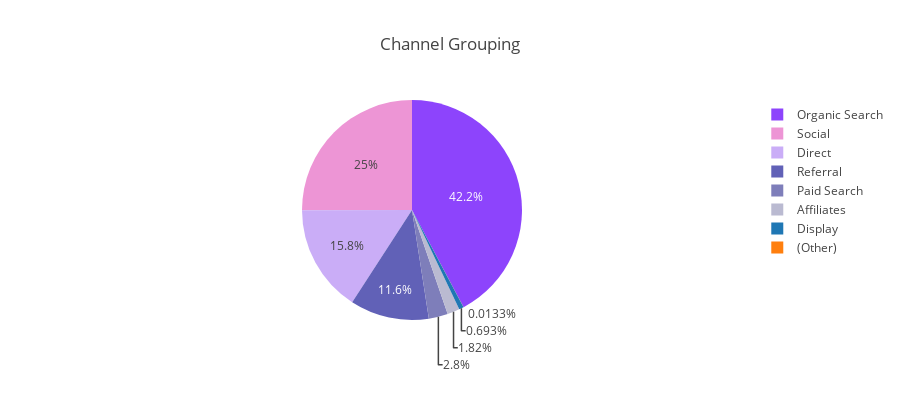

The notebook cell this image was saved under:
### Code cell
tmp = train["channelGrouping"].value_counts()
colors = ["#8d44fc", "#ed95d5", "#caadf7", "#6161b7", "#7e7eba", "#babad1"]
trace = go.Pie(labels=tmp.index, values=tmp.values, marker=dict(colors=colors))
layout = go.Layout(title="Channel Grouping", height=400)
fig = go.Figure(data = [trace], layout = layout)
py.iplot(fig, filename='basic_pie_chart')

### Figure 1 — Plotly figure (JSON) as saved in the notebook; plotly's stock layout.template omitted (floating-point values rounded to 4 significant figures)
{"data": [{"labels": ["Organic Search", "Social", "Direct", "Referral", "Paid Search", "Affiliates", "Display", "(Other)"], "marker": {"colors": ["#8d44fc", "#ed95d5", "#caadf7", "#6161b7", "#7e7eba", "#babad1"]}, "type": "pie", "uid": "5a2a44b0-bfc3-11e8-976f-8c8590b94e2d", "values": [381561, 226117, 143026, 104838, 25326, 16403, 6262, 120]}], "layout": {"height": 400, "title": "Channel Grouping"}}
